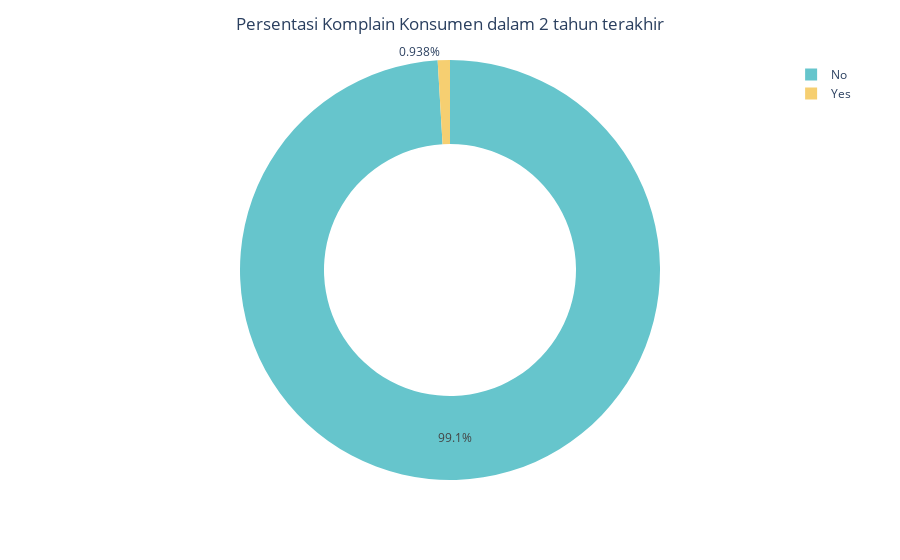

The cell this chart's notebook holds for it:
### Markdown cell above
### 3.1.8 Persentasi dari Konsumen yang Complain

### Code cell
counts = df.Complain.map({0:"No", 1:"Yes"}).value_counts()

fig = px.pie(values=counts.values, names=counts.index, hole=0.6,
             color_discrete_sequence=px.colors.qualitative.Pastel)
fig.update_layout(title_text='Persentasi Komplain Konsumen dalam 2 tahun terakhir', title_x=0.5)

### Figure 1 — Plotly figure (JSON) as saved in the notebook; plotly's stock layout.template omitted (floating-point values rounded to 4 significant figures)
{"data": [{"domain": {"x": [0, 1], "y": [0, 1]}, "hole": 0.6, "hovertemplate": "label=%{label}<br>value=%{value}<extra></extra>", "labels": ["No", "Yes"], "legendgroup": "", "name": "", "showlegend": true, "type": "pie", "values": [2219, 21]}], "layout": {"legend": {"tracegroupgap": 0}, "margin": {"t": 60}, "piecolorway": ["rgb(102, 197, 204)", "rgb(246, 207, 113)", "rgb(248, 156, 116)", "rgb(220, 176, 242)", "rgb(135, 197, 95)", "rgb(158, 185, 243)", "rgb(254, 136, 177)", "rgb(201, 219, 116)", "rgb(139, 224, 164)", "rgb(180, 151, 231)", "rgb(179, 179, 179)"], "title": {"text": "Persentasi Komplain Konsumen dalam 2 tahun terakhir", "x": 0.5}}}
